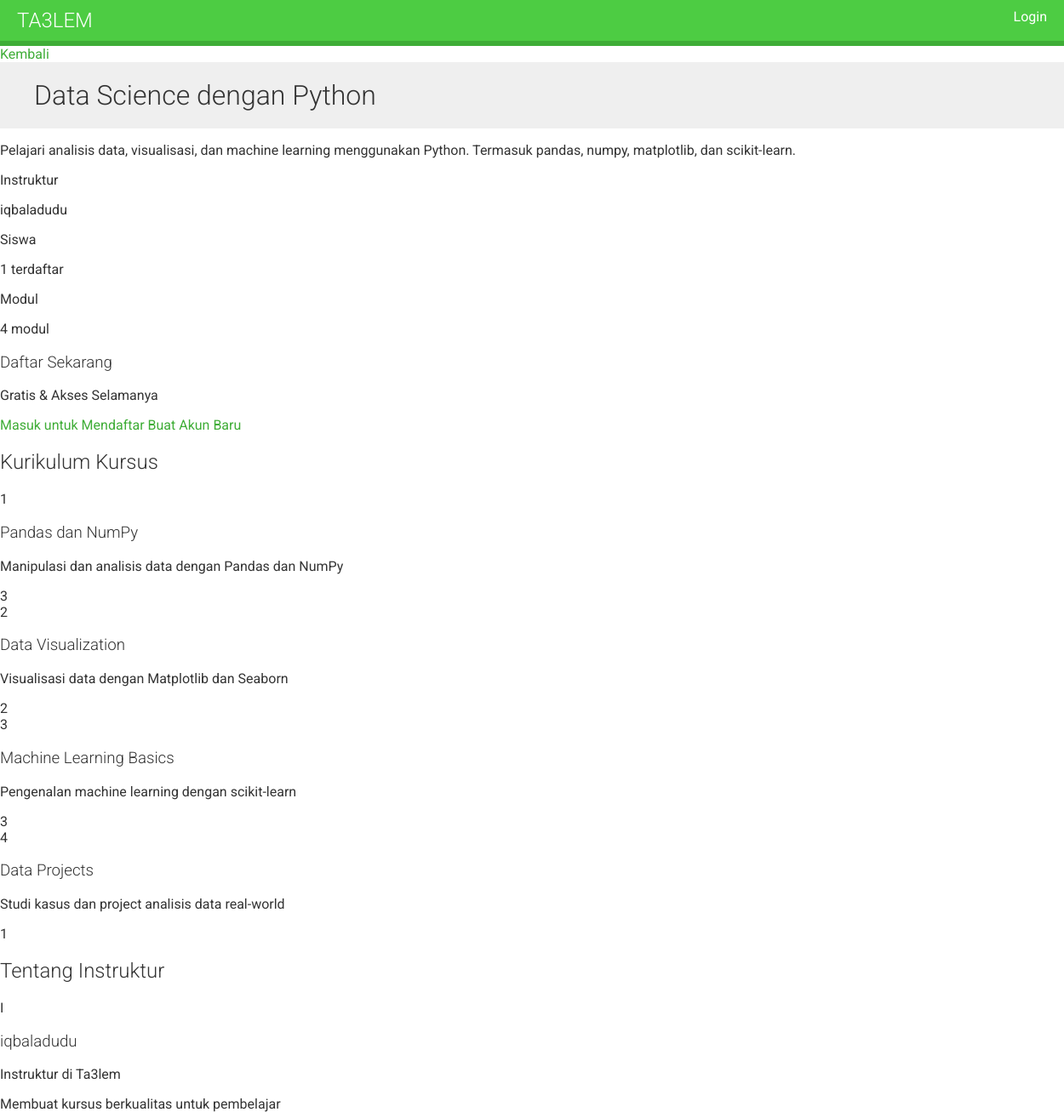
/course/data-science-dengan-python/, run on an earlier commit of the app's database.
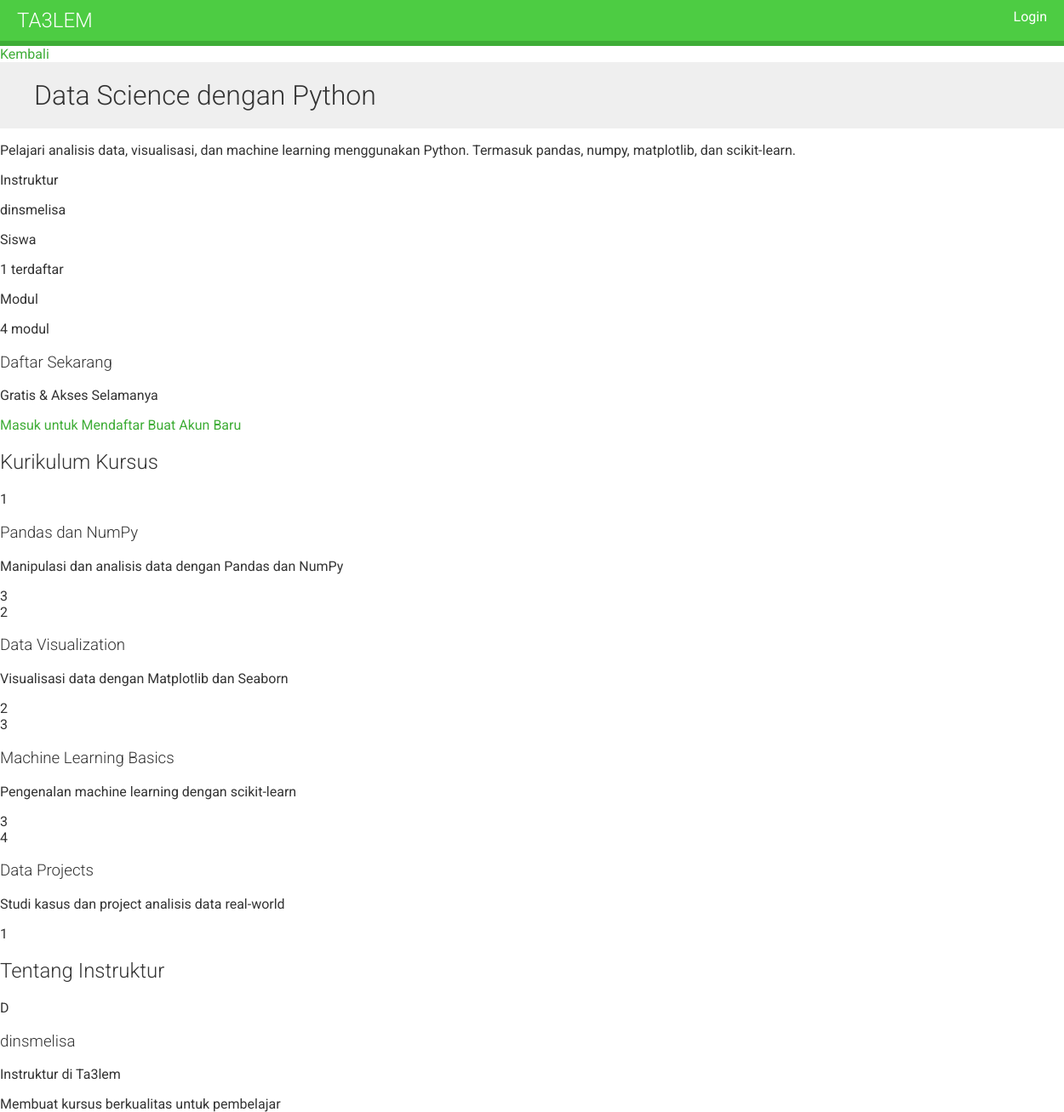
And on a later commit of the database.
### courses/models.py (models this page shows, shortened)
class Course(models.Model):
    owner = models.ForeignKey(User, on_delete=models.CASCADE, related_name='courses_created')
    subject = models.ForeignKey(Subject, on_delete=models.CASCADE, related_name='courses')
    title = models.CharField(max_length=200)
    slug = models.SlugField(max_length=200, unique=True)
    overview = models.TextField()
    created = models.DateTimeField(auto_now_add=True)
    students = models.ManyToManyField(User, related_name='courses_joined', blank=True)
    class Meta:
        ordering = ['-created']

### users/models.py (models this page shows, shortened)
class User(AbstractUser):
    STUDENT = 'student'
    INSTRUCTOR = 'instructor'
    STAFF = 'staff'
    ROLE_CHOICES = [
        (STUDENT, 'Student'),
        (INSTRUCTOR, 'Instructor'),
        (STAFF, 'Staff'),
    ]
    role = models.CharField(
        max_length=20,
        choices=ROLE_CHOICES,
        default=STUDENT,
        help_text='User role in the LMS'
    )
    is_active = models.BooleanField(default=False)
    avatar = models.ImageField(upload_to='avatars/', blank=True, null=True)
    bio = models.TextField(blank=True)
    phone_number = models.CharField(max_length=20, blank=True)
    date_of_birth = models.DateField(blank=True, null=True)
    address = models.TextField(blank=True)
    city = models.CharField(max_length=100, blank=True)
    country = models.CharField(max_length=100, blank=True)
    postal_code = models.CharField(max_length=20, blank=True)
    timezone = models.CharField(max_length=50, default='UTC')
    language = models.CharField(max_length=10, default='en')
    email_notifications = models.BooleanField(default=True)
    created_at = models.DateTimeField(auto_now_add=True)
    updated_at = models.DateTimeField(auto_now=True)
    class Meta:
        permissions = [
            ('view_dashboard', 'Can view dashboard'),
        ]

### courses/views.py (the view)
# urls.py: path('<slug:slug>/', views.CourseDetailView.as_view(), name='course_detail'),
class CourseDetailView(DetailView):
    model = Course
    template_name = 'courses/course/detail.html'
    def get_context_data(self, **kwargs):
        context = super().get_context_data(**kwargs)
        context['enroll_form'] = CourseEnrollForm(
            initial={'course': self.object}
        )
        return context

### courses/templates/courses/course/detail.html (shortened to what the changed rows need)
{% extends "base.html" %}
{% block content %}
    <div class="relative bg-gradient-to-br from-blue-600 via-purple-600 to-pink-500 text-white py-8 sm:py-12 lg:py-16 overflow-hidden">
        <div class="relative max-w-7xl mx-auto px-4 sm:px-6 lg:px-8">
            <div class="lg:flex lg:items-start lg:gap-8">
                <div class="flex-1">
                    <div class="mb-4">
                        <a href="{% url 'course_list_subject' course.subject.slug %}"
                           class="inline-flex items-center text-white/90 hover:text-white text-xs sm:text-sm font-semibold mb-4 px-3 sm:px-4 py-2 bg-white/10 backdrop-blur-sm rounded-full hover:bg-white/20 transition-all duration-200">
                        </a>
                    </div>
                    <h1 class="text-2xl sm:text-3xl md:text-4xl lg:text-5xl font-extrabold mb-3 sm:mb-4 leading-tight">{{ course.title }}</h1>
                    <p class="text-sm sm:text-base lg:text-xl text-blue-50 mb-4 sm:mb-6 leading-relaxed">{{ course.overview }}</p>
                    <div class="flex flex-wrap items-center gap-3 sm:gap-4 lg:gap-6">
                        <div class="flex items-center bg-white/10 backdrop-blur-sm px-3 sm:px-4 py-2 sm:py-3 rounded-xl">
                            <div>
                                <p class="text-[10px] sm:text-xs opacity-80 font-medium">Instruktur</p>
                                <p class="font-bold text-xs sm:text-sm">{{ course.owner.username }}</p>
                            </div>
                        </div>
                        <div class="flex items-center bg-white/10 backdrop-blur-sm px-3 sm:px-4 py-2 sm:py-3 rounded-xl">
                            <div>
                                <p class="text-[10px] sm:text-xs opacity-80 font-medium">Siswa</p>
                                <p class="font-bold text-xs sm:text-sm">{{ course.students.count }} terdaftar</p>
                            </div>
                        </div>
                        <div class="flex items-center bg-white/10 backdrop-blur-sm px-3 sm:px-4 py-2 sm:py-3 rounded-xl">
                            <div>
                                <p class="text-[10px] sm:text-xs opacity-80 font-medium">Modul</p>
                                <p class="font-bold text-xs sm:text-sm">{{ course.modules.count }} modul</p>
                            </div>
                        </div>
                    </div>
                </div>
            </div>
        </div>
    </div>
    <div class="max-w-7xl mx-auto px-4 sm:px-6 lg:px-8 py-6 sm:py-8 lg:py-12">
        <div class="lg:flex lg:gap-8">
            <div class="flex-1 mb-8 lg:mb-0">
                <div class="bg-white/80 backdrop-blur-sm rounded-2xl shadow-xl p-5 sm:p-6 lg:p-8 mb-6 sm:mb-8 border border-gray-100">
                    <h2 class="text-xl sm:text-2xl lg:text-3xl font-extrabold text-gray-900 mb-4 sm:mb-6 flex items-center">
                        <span class="text-lg sm:text-2xl lg:text-3xl">Kurikulum Kursus</span>
                    </h2>
                </div>
                <div class="bg-white/80 backdrop-blur-sm rounded-2xl shadow-xl p-5 sm:p-6 lg:p-8 border border-gray-100">
                    <h2 class="text-xl sm:text-2xl lg:text-3xl font-extrabold text-gray-900 mb-4 sm:mb-6 flex items-center">
                        <span class="text-lg sm:text-2xl lg:text-3xl">Tentang Instruktur</span>
                    </h2>
                    <div class="flex items-start gap-3 sm:gap-4">
                        <div class="w-16 h-16 sm:w-20 sm:h-20 rounded-2xl bg-gradient-to-br from-blue-500 via-purple-500 to-pink-500 flex items-center justify-center text-white text-2xl sm:text-3xl font-extrabold flex-shrink-0 shadow-xl">
                            {{ course.owner.username.0|upper }}
                        </div>
                        <div class="flex-1 min-w-0">
                            <h3 class="text-lg sm:text-xl font-bold text-gray-900 mb-2">{{ course.owner.username }}</h3>
                            <p class="text-sm sm:text-base text-gray-600 mb-3">Instruktur di Ta3lem</p>
                            <div class="flex items-center text-xs sm:text-sm text-gray-500">
                                <span>Membuat kursus berkualitas untuk pembelajar</span>
                            </div>
                        </div>
                    </div>
                </div>
            </div>
        </div>
    </div>
{% endblock %}

What changed in the data, as far as the page shows it:
changed Course "Data Science dengan Python": owner.username "iqbaladudu" → "dinsmelisa"; owner.username.0 "I" → "D"
